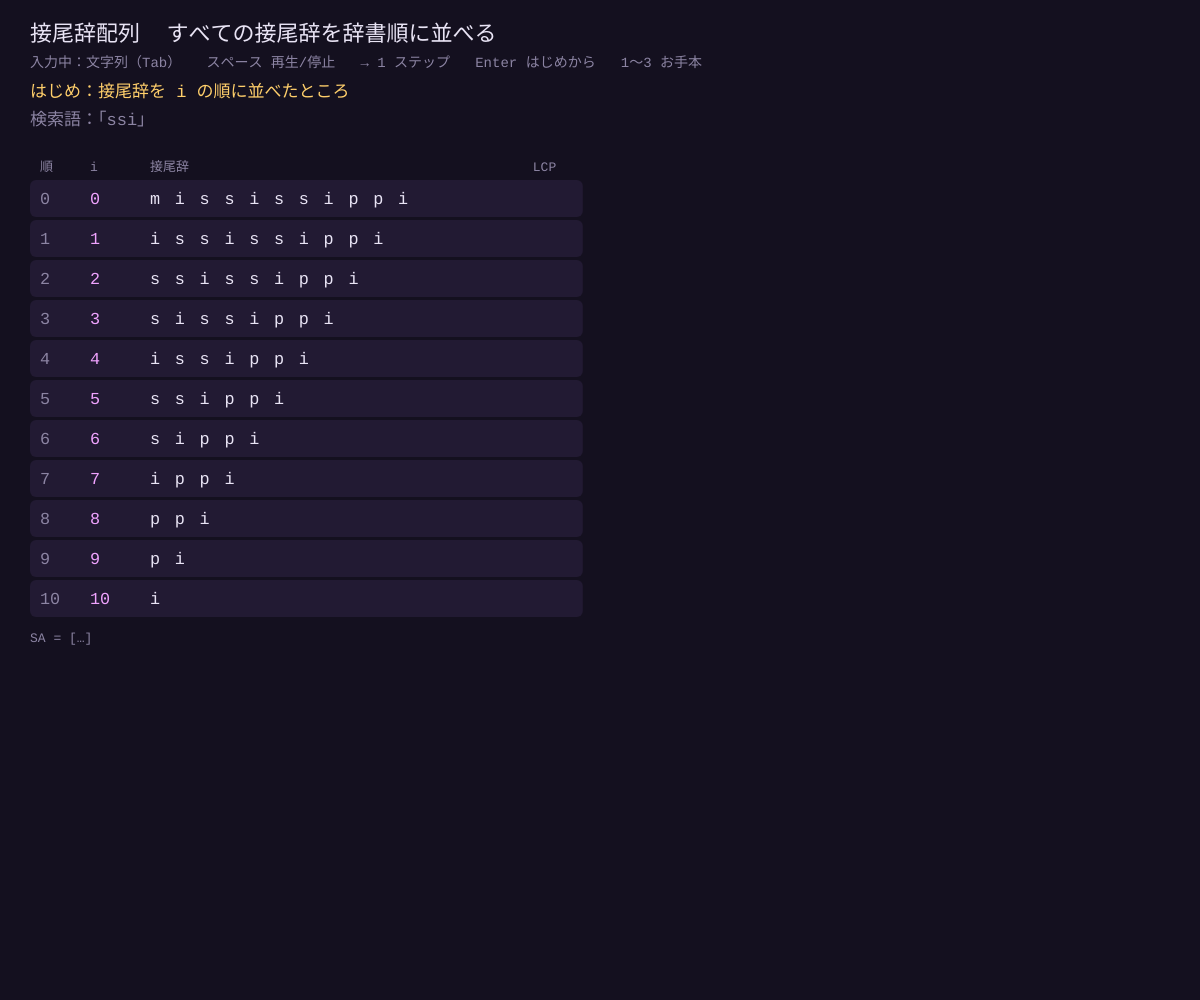
Frame 1 (no input)
Frame 60 (no input): identical to frame 1, image omitted
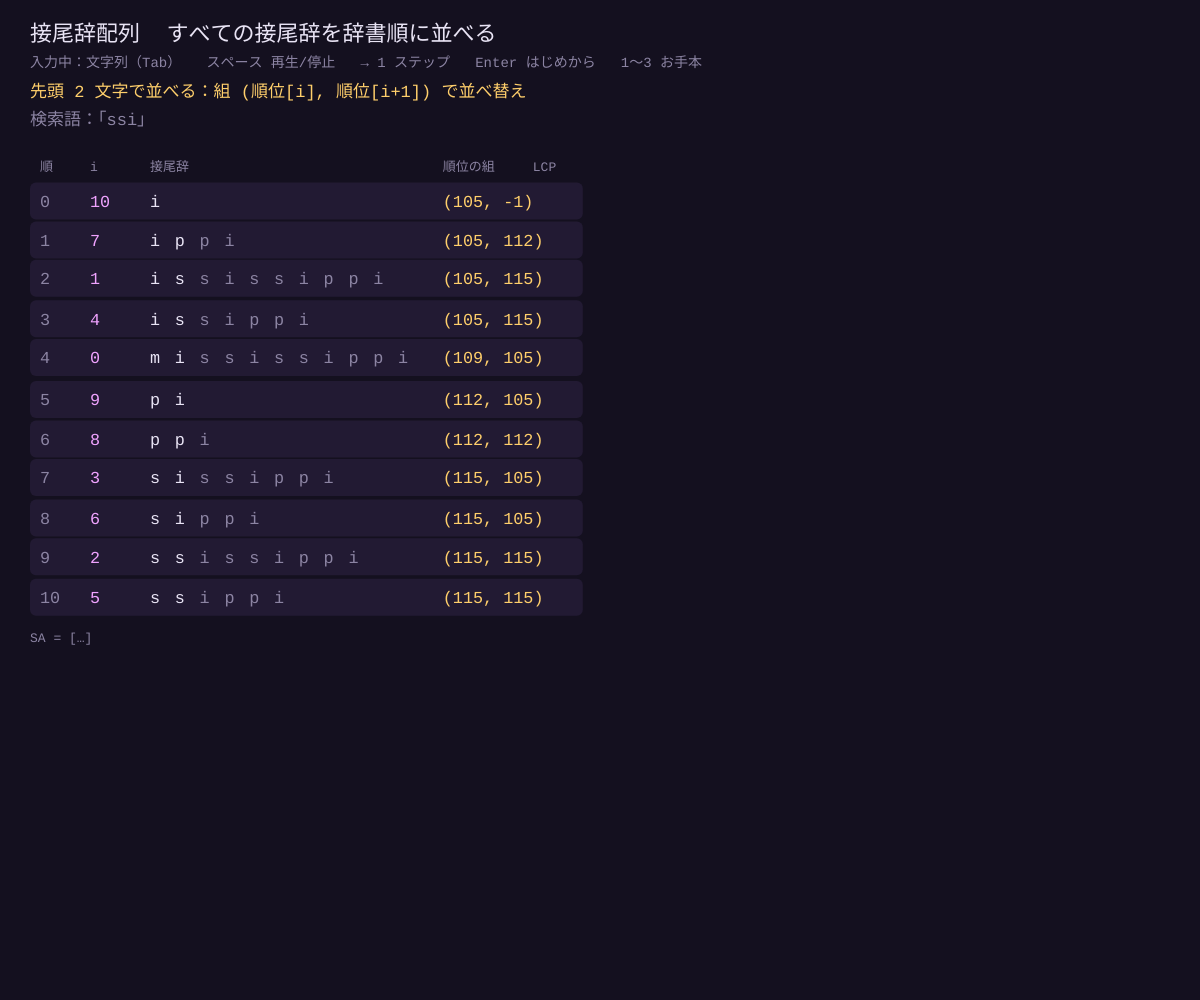
Frame 120 (the mouse pressed at the canvas centre since frame 60)

The p5.js sketch that drew these frames (run headless with seeded random() and noise() and a simulated clock; from frame 60 on, the mouse is pressed at the canvas centre):

// p5.js sketch
// ── sketch.js
// ============================================
// 04 接尾辞配列と LCP 配列
// 文字列の「接尾辞（i 文字目から最後まで）」を辞書順に並べた番号の列 = 接尾辞配列 SA
// ① 先頭 1, 2, 4, 8 … 文字の順位を「2 つ組」で並べ直す倍々法（プレフィックス・ダブリング）
// ② 隣どうしの共通接頭辞の長さ LCP → いちばん長い「くり返し部分」がわかる
// ③ 並んでいるので、どんな部分文字列も二分探索で見つかる
// 操作：キーで入力 / Tab = 文字列⇄検索語 / Backspace / スペース = 再生・停止
//       → = 1 ステップ / Enter = はじめから / 1〜3 = お手本
// ============================================

let S = 'mississippi';
let Q = 'ssi';          // 検索語
let editing = 'S';
let speed = 45;         // ★ 何フレームに 1 ステップ進むか
let auto = true;

let order = [], rank = [], rank2 = [], lcp = [], kNow = 0;
let rowY = [];          // 表示用：各接尾辞の行の y（なめらかに動かす）
let phase = '', gen = null, lrs = null, search = null;

const BG = '#14101f', PANEL = '#221a33', FG = '#e9e4f5', DIM = '#8c84a3';
const ORCHID = '#f0a3ff', MINT = '#6fe3d0', GOLD = '#ffcf6b', BAD = '#ff6b81';

function setup() {
  createCanvas(windowWidth, windowHeight);
  textFont('monospace');
  restart();
}

function restart() {
  let n = S.length;
  order = [...Array(n).keys()];
  rank = order.map((i) => S.charCodeAt(i));
  rank2 = new Array(n).fill(null);
  lcp = new Array(n).fill(null);
  rowY = order.map((i) => i);
  kNow = 0; lrs = null; search = null;
  phase = n ? 'はじめ：接尾辞を i の順に並べたところ' : '文字列が空です';
  gen = n ? build() : null;
}

// ★ 接尾辞配列をつくる（倍々法）→ LCP（笠井のアルゴリズム）
function* build() {
  let n = S.length;
  yield;
  let k = 1;
  while (true) {
    kNow = k;
    rank2 = order.map(() => null);
    for (let i = 0; i < n; i++) rank2[i] = i + k < n ? rank[i + k] : -1;   // 2 つ目の順位（はみ出したら −1）
    order.sort((a, b) => rank[a] - rank[b] || rank2[a] - rank2[b]);
    phase = `先頭 ${2 * k} 文字で並べる：組 (順位[i], 順位[i+${k}]) で並べ替え`;
    yield;
    let nr = new Array(n);
    nr[order[0]] = 0;
    for (let r = 1; r < n; r++) {
      let a = order[r - 1], b = order[r];
      nr[b] = nr[a] + (rank[a] !== rank[b] || rank2[a] !== rank2[b] ? 1 : 0);
    }
    rank = nr;
    phase = `新しい順位をふり直す（同じ組なら同じ順位）`;
    yield;
    if (rank[order[n - 1]] === n - 1 || k >= n) break;   // 順位が全部ちがえば完成
    k *= 2;
  }
  phase = '接尾辞配列の完成！ 次は LCP（隣との共通部分の長さ）';
  yield;
  // LCP を求める（笠井らの方法）：h は 1 つ前の答えより 1 しか減らない
  let inv = new Array(n);
  order.forEach((p, r) => (inv[p] = r));
  let h = 0;
  lcp[0] = 0;
  for (let i = 0; i < n; i++) {
    if (inv[i] > 0) {
      let j = order[inv[i] - 1];
      while (i + h < n && j + h < n && S[i + h] === S[j + h]) h++;
      lcp[inv[i]] = h;
      phase = `LCP：「${S.slice(i)}」と 1 つ上の「${S.slice(j)}」の共通部分 = ${h} 文字`;
      yield;
      if (h > 0) h--;
    } else h = 0;
  }
  let best = 0;
  for (let r = 1; r < n; r++) if (lcp[r] > lcp[best]) best = r;
  lrs = lcp[best] > 0 ? { r: best, len: lcp[best], str: S.substr(order[best], lcp[best]) } : { r: -1, len: 0, str: '' };
  phase = lrs.len ? `いちばん長いくり返し部分 = 「${lrs.str}」（LCP の最大値）` : 'くり返し部分はありません';
  yield;
  startSearch();
}

// ★ 二分探索：Q で始まる接尾辞の範囲を探す
function startSearch() {
  if (gen && lcp.includes(null)) return;
  search = Q.length ? { lo: 0, hi: S.length, mid: -1, done: false, it: searchGen() } : null;
}
function* searchGen() {
  let n = S.length, m = Q.length;
  let lo = 0, hi = n;
  while (lo < hi) {
    let mid = floor((lo + hi) / 2);
    Object.assign(search, { lo, hi, mid });
    phase = `二分探索：「${S.slice(order[mid])}」は「${Q}」より ${S.substr(order[mid], m) < Q ? '前 → 下半分へ' : '後ろ（か同じ）→ 上半分へ'}`;
    yield;
    if (S.substr(order[mid], m) < Q) lo = mid + 1; else hi = mid;
  }
  let end = lo;
  while (end < n && S.substr(order[end], m) === Q) end++;
  Object.assign(search, { lo, hi: end, mid: -1, done: true });
  phase = end > lo ? `「${Q}」は ${end - lo} か所：位置 ${order.slice(lo, end).sort((a, b) => a - b).join(', ')}（比較は約 log₂n 回）` : `「${Q}」は見つかりません`;
}

function advance() {
  if (gen) { if (gen.next().done) gen = null; return; }
  if (search && !search.done && search.it.next().done) search.done = true;
}

function draw() {
  background(BG);
  if (auto && frameCount % speed === 0) advance();
  let n = S.length;

  noStroke(); fill(FG); textAlign(LEFT, TOP); textSize(22);
  text('接尾辞配列  すべての接尾辞を辞書順に並べる', 30, 24);
  fill(DIM); textSize(14);
  text(`入力中：${editing === 'S' ? '文字列' : '検索語'}（Tab）   スペース 再生/停止   → 1 ステップ   Enter はじめから   1〜3 お手本`, 30, 56);
  fill(GOLD); textSize(17); text(phase, 30, 84);
  fill(editing === 'Q' ? ORCHID : DIM); text(`検索語：「${Q}」`, 30, 112);
  if (!n) return;

  let rh = constrain((height - 240) / n, 18, 40);
  let y0 = 180, cw = rh * 0.62;
  // 表の見出し
  fill(DIM); textSize(13); textAlign(LEFT, CENTER);
  let cx = { r: 40, i: 90, suf: 150, rk: 170 + cw * n, lcp: 260 + cw * n };
  text('順', cx.r, y0 - 12); text('i', cx.i, y0 - 12); text('接尾辞', cx.suf, y0 - 12);
  text(kNow ? `順位の組` : '', cx.rk, y0 - 12); text('LCP', cx.lcp, y0 - 12);

  order.forEach((p, r) => (rowY[p] = lerp(rowY[p], r, 0.15)));
  for (let p = 0; p < n; p++) {
    let r = order.indexOf(p);
    let y = y0 + rowY[p] * rh;
    let inLrs = lrs && lrs.len && (r === lrs.r || r === lrs.r - 1);
    let inSearch = search && (search.done ? r >= search.lo && r < search.hi : r >= search.lo && r < search.hi);
    let isMid = search && r === search.mid;
    noStroke();
    fill(isMid ? '#5a4a1f' : search && search.done && inSearch ? '#2f5e57' : inSearch && !search.done ? '#2a2342' : PANEL);
    rect(cx.r - 10, y, cx.lcp + 60 - cx.r, rh - 3, 6);
    fill(DIM); textSize(rh * 0.42); textAlign(LEFT, CENTER);
    text(r, cx.r, y + rh / 2); fill(ORCHID); text(p, cx.i, y + rh / 2);
    // 接尾辞の文字
    for (let k = 0; k < n - p; k++) {
      let hl = (inLrs && k < lrs.len) || (search && search.done && inSearch && k < Q.length);
      fill(hl ? MINT : FG);
      if (kNow && k >= 2 * kNow && lcp.includes(null)) fill(DIM);
      text(S[p + k], cx.suf + k * cw, y + rh / 2);
    }
    fill(GOLD);
    if (kNow) text(`(${rank[p]}${rank2[p] !== null && lcp.includes(null) ? ', ' + rank2[p] : ''})`, cx.rk, y + rh / 2);
    if (lcp[r] !== null) {
      fill(MINT); text(lcp[r], cx.lcp, y + rh / 2);
      rect(cx.lcp + 24, y + rh * 0.3, lcp[r] * 10, rh * 0.4, 3);
    }
  }
  fill(DIM); textSize(13); textAlign(LEFT, TOP);
  text('SA = [' + (gen ? '…' : order.join(', ')) + ']', 30, y0 + n * rh + 12);
}

function keyPressed() {
  if (key === ' ') { auto = !auto; return false; }
  if (key === RIGHT_ARROW) { advance(); return false; }
  if (key === ENTER) { restart(); return false; }
  if (key === TAB) { editing = editing === 'S' ? 'Q' : 'S'; return false; }
  if (key === BACKSPACE) {
    if (editing === 'S') { S = S.slice(0, -1); restart(); } else { Q = Q.slice(0, -1); startSearch(); }
    return false;
  }
  if (key === '1') { S = 'mississippi'; Q = 'ssi'; restart(); }
  if (key === '2') { S = 'banana'; Q = 'ana'; restart(); }
  if (key === '3') { S = 'abracadabra'; Q = 'abra'; restart(); }
}

function keyTyped() {
  if (key.length !== 1 || key === ' ' || '123'.includes(key)) return;
  if (editing === 'S' && S.length < 18) { S += key; restart(); }
  if (editing === 'Q' && Q.length < 8) { Q += key; startSearch(); }
  return false;
}

function windowResized() { resizeCanvas(windowWidth, windowHeight); }
